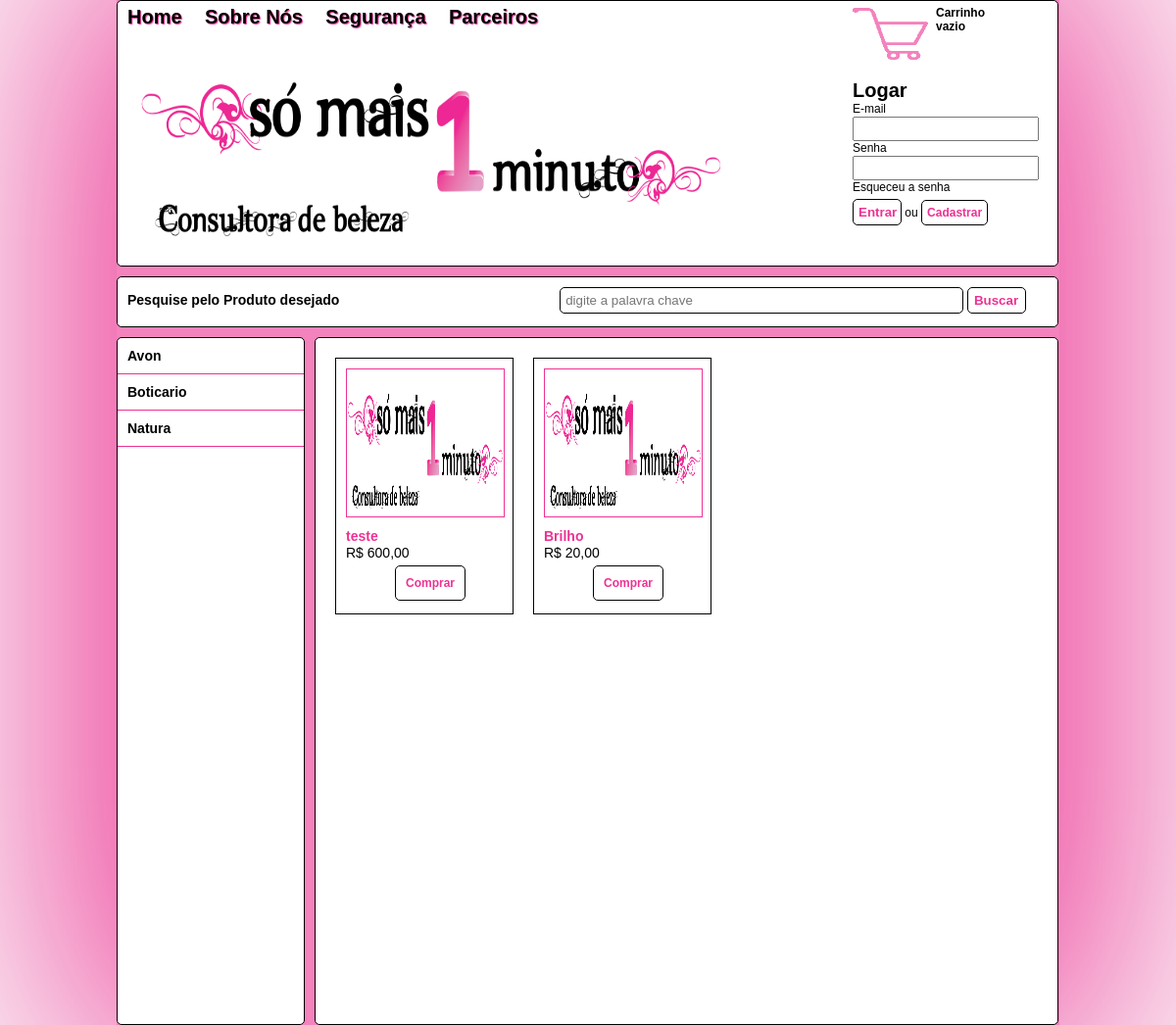
/lojavirtual/lojavirtual.php, run on the app's committed database.
### tables this page shows
CREATE TABLE `marca` (
  `id_marca` int(10) unsigned NOT NULL AUTO_INCREMENT,
  `mar_descricao` varchar(50) DEFAULT NULL,
  PRIMARY KEY (`id_marca`)
);

CREATE TABLE `produto_imagem` (
  `id_produto_imagem` int(10) unsigned NOT NULL AUTO_INCREMENT,
  `id_produto` int(10) unsigned NOT NULL,
  `img_caminho` varchar(50) DEFAULT NULL,
  `img_legenda` varchar(50) DEFAULT NULL,
  `img_ordem` int(10) unsigned DEFAULT NULL,
  PRIMARY KEY (`id_produto_imagem`),
  KEY `fk_produto_prodimg` (`id_produto`),
  CONSTRAINT `fk_produto_prodimg` FOREIGN KEY (`id_produto`) REFERENCES `produto` (`id_produto`) ON DELETE CASCADE ON UPDATE CASCADE
);

CREATE TABLE `produto` (
  `id_produto` int(10) unsigned NOT NULL AUTO_INCREMENT,
  `id_marca` int(10) unsigned NOT NULL,
  `id_subcategoria` int(10) unsigned NOT NULL,
  `pro_descricao` varchar(50) DEFAULT NULL,
  `pro_detalhe` text,
  `pro_valor` float DEFAULT NULL,
  `pro_saldo` int(10) unsigned DEFAULT NULL,
  `pro_desconto` float DEFAULT NULL,
  PRIMARY KEY (`id_produto`),
  KEY `fk_produto_subcat` (`id_subcategoria`),
  KEY `fk_produto_marca` (`id_marca`),
  CONSTRAINT `fk_produto_marca` FOREIGN KEY (`id_marca`) REFERENCES `marca` (`id_marca`),
  CONSTRAINT `fk_produto_subcat` FOREIGN KEY (`id_subcategoria`) REFERENCES `subcategoria` (`id_subcategoria`)
);

### lojavirtual/inc/inicio.php (called while the page is built)
<?
	$sql = "SELECT *
			FROM produto
			INNER JOIN produto_imagem USING(id_produto)
			GROUP BY produto.id_produto
			ORDER BY RAND()
			LIMIT 0,9";
	carregar_produto($sql);
?>

### lojavirtual/lojavirtual.php (the view, shortened to what this page needs)
<?
	include "inc/funcoes.php";
?>
<!DOCTYPE html PUBLIC "-//W3C//DTD XHTML 1.0 Transitional//EN" "http://www.w3.org/TR/xhtml1/DTD/xhtml1-transitional.dtd">
<html xmlns="http://www.w3.org/1999/xhtml">
<head>
<link href="css/estilo.css" rel="stylesheet" type="text/css" />
</head>
<body>
<div class="site">
    <div class="loja_topo">
    	<div class="menu_superior">
            <a href="" id="home">Home</a>
            <a href="">Sobre Nós</a>
            <a href="">Segurança</a>
            <a href="">Parceiros</a>
		</div>
        <div class="caixa_carrinho">
       		<div class="caixa_carrinho_icone">
            	<a href="carrinho"><img src="img/carrinho.png" width="80px" height="55px" /></a>
            </div>
            <div class="caixa_carrinho_fundo">
                <strong id="nome_carrinho">Carrinho</strong><br />
                <?
					if(isset($_SESSION['carrinho']) && count($_SESSION['carrinho'])){
						$total_carrinho = 0;
						foreach($_SESSION['carrinho'] as $produto){
							$total_carrinho += $produto['qtd'];
						}
                ?>
                        <a id="str_qtd" href="carrinho"><strong><?=$total_carrinho?></strong>
                        <span id="spa_produto"> produto<?= $total_carrinho == 1 ? "" : "s"?></span></a>
                <?
                	} else {
                ?>
                        <strong>vazio</strong>
                <?
               		}
                ?>
            </div>
        </div>
        <div class="logo">
            <a href=""><img src="img/logo1.png" width="600" height="200"  /></a>
        </div>
        <?
            if(!isset($_SESSION['usuario'])){
		?>
                <div class="escolha_login">
                    <strong>Logar</strong><br />
                    <label for="login_email">E-mail</label><br />
                    <input type="text" id="login_email" /><br />
                    <label for="login_senha">Senha</label><br />
                    <input type="password" id="login_senha" /><br />
                    <a href="">Esqueceu a senha</a><br />
                    <input id="entrar" onclick="login()" type="button" value="Entrar" />
                    <span>ou</span>
                    <a id="cadastro" href="cadastro">Cadastrar</a>
                </div>
        <?
			}
		?>
    </div>
    <br clear="all" />
	<div class="busca">
    	<form action="busca" method="post">
       		<strong>Pesquise pelo Produto desejado </strong>
            <input type="text" id="busca" name="busca"
                    placeholder="digite a palavra chave" />
            <input id="busca_submit" type="submit" value="Buscar" />
		</form>
    </div>
    <div class="centro">
        <div class="menu">
            <?
                $sqlMarca = "SELECT * FROM marca ORDER BY mar_descricao";
                $resMarca = mysql_query($sqlMarca);
                while($rowMarca = mysql_fetch_assoc($resMarca)){
                    $id_marca = $rowMarca['id_marca'];
            ?>
                    <div class="marca">
                        <a href="javascript:mostrar_marca(<?=$id_marca?>)"><?=$rowMarca['mar_descricao']?></a>
                    </div>
            <?
                }
            ?>
        </div>
        <div class="loja_meio">
            <?
                if(isset($_GET['p']))
                    include "inc/".$_GET['p'].".php";
                else
                    include "inc/inicio.php";
            ?>

### lojavirtual/inc/funcoes.php (shortened to what this page needs)
<?
	function carregar_produto($sql){
		$res = mysql_query($sql);
		while($row = mysql_fetch_assoc($res) or die.mysql_error()){
			$valor =  $row['pro_valor'] - $row['pro_desconto'];
?>
            <div class="produto">
                <img title="<?=$row['img_legenda']?>" src="img/<?=$row['img_caminho']?>" />
                <strong><?=utf8_encode($row['pro_descricao'])?></strong><br />
                <span>R$ <?= number_format($valor,2,",",".")?></span>
                <a href="produto/<?=$row['id_produto']?>">Comprar</a>
            </div>
<?
		}
	}
?>

### lojavirtual/css/estilo.css (style rules this page uses)
body { background-color:#FBFBFB; margin:0; font-family:Arial, Helvetica, sans-serif; font-size:12px; }
.site { position:absolute; background-color:#f382bd; width:962px; margin:0 auto; margin-left:-481px; left:50%; box-shadow: 0 0 850px #ED3293; -moz-box-shadow: 0 0 850px #ED3293; -webkit-box-shadow:0 0 450px 50px #ED3293; }
.loja_topo { float:left; background-color:#FFF; border:solid 1px black; width:959px; height:270px; border-radius:5px; }
.menu_superior { float:left; padding:5px 5px 5px 0; margin-bottom:15px; }
.menu_superior a { margin-left:20px; text-decoration:none; text-shadow: 1px 1px 1px #ED3293; font-weight:bold; font-size:20px; color:black; }
.menu_superior #home { margin-left:10px; }
.logo { position:absolute; margin:50px 10px 20px 20px; }
.logo a img { border:none; }
.menu { float:left; background-color:#FFF; width:190px; height:700px; margin:10px 0 0 0; border:solid 1px black; border-radius:5px; }
.marca a { width:170px; padding:10px; border-bottom:solid #ED3293 1px; display:block; text-decoration:none; color:black; font-size:14px; font-weight:bold; }
.escolha_login { position:absolute; margin-left:750px; margin-top:80px; width:195px; height:170px; }
.escolha_login strong { font-size:20px; }
.escolha_login label { display:inline-block; line-height:15px; color:black; }
.escolha_login #entrar { margin-left:0; }
.escolha_login input { width:180px; padding:3px; }
.escolha_login input[type=button] { width:50px; }
.escolha_login a { text-decoration:none; color:black; }
.escolha_login #entrar, #cadastro { background:#FFF; margin-top:5px; padding:5px; display:inline-block; border-radius:5px; border:solid 1px black; text-decoration:none; color:#ED3293; font-weight:bold; }
.centro { float:left; }
.loja_meio { float:left; background-color:#FFF; width:757px; height:700px; margin:10px 0 0 10px; border:solid 1px black; border-radius:5px; }
.caixa_carrinho { position:absolute; width:160px; height:60px; margin:5px 0 0 750px; color:black; }
.caixa_carrinho_icone { float:left; width:80px; margin-right:5px; }
.produto { float:left; width:160px; height:240px; padding:10px; margin:20px 0 0 20px; border:solid black 1px; }
.produto img { width:160px; height:150px; display:block; margin-bottom:10px; border:solid 1px #ED3293; }
.produto strong { height:40px; font-size:14px; line-height:18px; color:#ED3293; }
.produto span { font-size:14px; color:black; }
.produto a { margin-top:5px; margin-left:50px; padding:10px; border-radius:5px; border:solid 1px black; display:inline-block; text-decoration:none; font-weight:bold; color:#ED3293; }
.busca { float:left; background-color:#FFF; width:939px; height:30px; padding:10px; margin-top:10px; border:solid 1px black; border-radius:5px; }
.busca input { padding:5px; border:solid black 1px; border-radius:5px; }
.busca input[type=text] { width:400px; outline:none; margin-left:221px; }
.busca strong { font-size:14px; vertical-align:central; }
.busca #busca_submit { background:#FFF; width:60px; padding:5px; border-radius:5px; border:solid 1px black; display:inline-block; text-decoration:none; text-align:center; font-weight:bold; color:#ED3293; }

### data on the page
marca: mar_descricao "Avon"
marca: mar_descricao "Boticario"
marca: mar_descricao "Natura"
produto_imagem: img_caminho (picture), id_produto.pro_descricao "teste", id_produto.pro_desconto "600,00"
produto_imagem: img_caminho (picture), id_produto.pro_descricao "Brilho", id_produto.pro_desconto "20,00"
